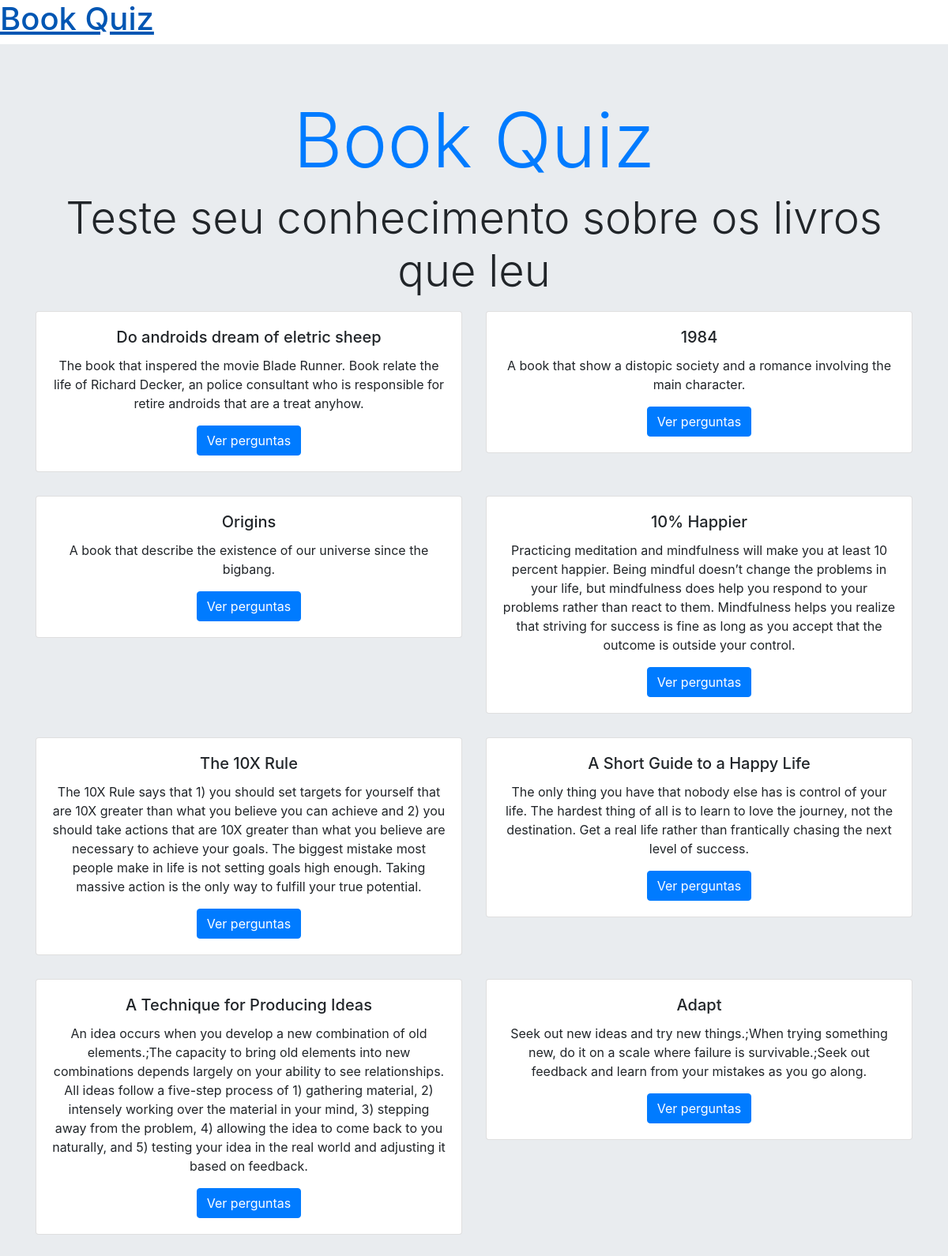
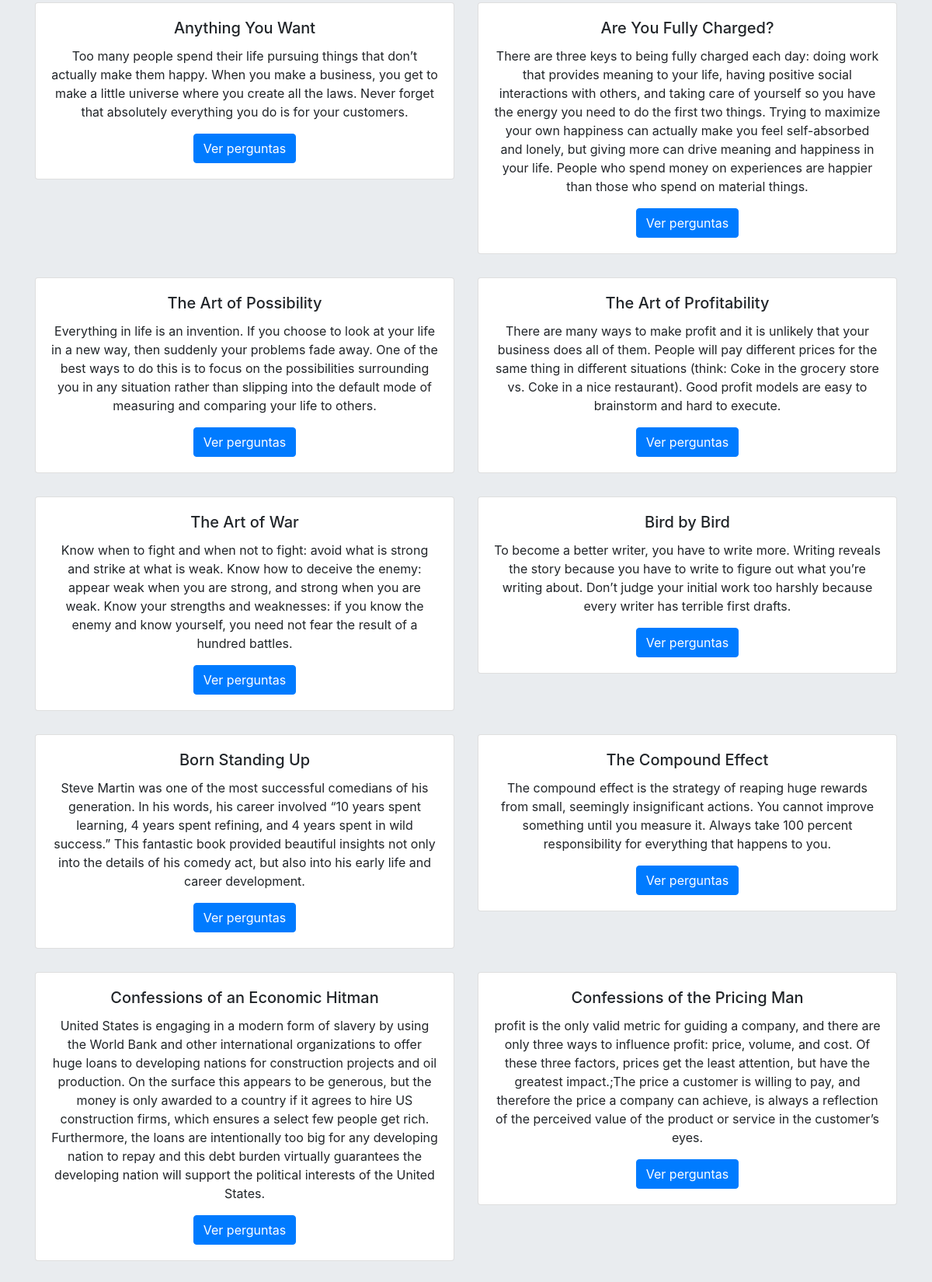
The page / (upper part) on the database its author committed (2 pictures, top to bottom).
### game/models.py (models this page shows, shortened)
class Book(models.Model):
    title = models.CharField(max_length=100)
    author = models.CharField(max_length=100)
    description = models.TextField(max_length=300)
    user = models.ForeignKey(User, on_delete=models.CASCADE)

### game/views.py (the view)
# urls.py: path('', views.index, name='index'),
def index(request):
    books = Book.objects.all()
    context = {'books': books}
    return render(request, 'game/home.html', context)

### game/templates/game/home.html
{% extends 'base.html' %}
{% block content %}
<section id="section-jumbotron" class="jumbotron jumbotron-fluid d-flex justify-content-center align-items-center">
  <div class="container text-center">
    <h1 class="display-1 text-primary">Book Quiz</h1>
    <p class="display-4 d-none d-sm-block">Teste seu conhecimento sobre os livros que leu</p>
    <div class="row">
      {% for book in books %}
      <div class="col-sm-6" style="margin-bottom:30px">
        <div class="card">
          <div class="card-body">
            <h5 class="card-title">{{ book.title }}</h5>
            <p class="card-text">{{ book.description }}</p>
            <a href="questions/{{ book.id }}" class="btn btn-primary">Ver perguntas</a>
          </div>
        </div>
      </div>
      {% endfor %}
    </div>
  </div>
</section>
{% endblock content %}

### rows shown on the page
Book: title "Do androids dream of eletric sheep", description "The book that inspered the movie Blade Runner. Book relate the life of Richard Decker, an police consultant who is responsible for retire androids that are a treat anyhow."
Book: title "1984", description "A book that show a distopic society and a romance involving the main character."
Book: title "Origins", description "A book that describe the existence of our universe since the bigbang."
Book: title "10% Happier", description "Practicing meditation and mindfulness will make you at least 10 percent happier. Being mindful doesn’t change the problems in your life, but mindfulness does help you respond to your problems rather than react to them. Mindfulness helps you realize that striving for success is fine as long as you accept that the outcome is outside your control."
Book: title "The 10X Rule", description "The 10X Rule says that 1) you should set targets for yourself that are 10X greater than what you believe you can achieve and 2) you should take actions that are 10X greater than what you believe are necessary to achieve your goals. The biggest mistake most people make in life is not setting goals high enough. Taking massive action is the only way to fulfill your true potential."
Book: title "A Short Guide to a Happy Life", description "The only thing you have that nobody else has is control of your life. The hardest thing of all is to learn to love the journey, not the destination. Get a real life rather than frantically chasing the next level of success."
Book: title "A Technique for Producing Ideas", description "An idea occurs when you develop a new combination of old elements.;The capacity to bring old elements into new combinations depends largely on your ability to see relationships. All ideas follow a five-step process of 1) gathering material, 2) intensely working over the material in your mind, 3) stepping away from the problem, 4) allowing the idea to come back to you naturally, and 5) testing your idea in the real world and adjusting it based on feedback."
Book: title "Adapt", description "Seek out new ideas and try new things.;When trying something new, do it on a scale where failure is survivable.;Seek out feedback and learn from your mistakes as you go along."
Book: title "Anything You Want", description "Too many people spend their life pursuing things that don’t actually make them happy. When you make a business, you get to make a little universe where you create all the laws. Never forget that absolutely everything you do is for your customers."
Book: title "Are You Fully Charged?", description "There are three keys to being fully charged each day: doing work that provides meaning to your life, having positive social interactions with others, and taking care of yourself so you have the energy you need to do the first two things. Trying to maximize your own happiness can actually make you feel self-absorbed and lonely, but giving more can drive meaning and happiness in your life. People who spend money on experiences are happier than those who spend on material things."
Book: title "The Art of Possibility", description "Everything in life is an invention. If you choose to look at your life in a new way, then suddenly your problems fade away. One of the best ways to do this is to focus on the possibilities surrounding you in any situation rather than slipping into the default mode of measuring and comparing your life to others."
Book: title "The Art of Profitability", description "There are many ways to make profit and it is unlikely that your business does all of them. People will pay different prices for the same thing in different situations (think: Coke in the grocery store vs. Coke in a nice restaurant). Good profit models are easy to brainstorm and hard to execute."
Book: title "The Art of War", description "Know when to fight and when not to fight: avoid what is strong and strike at what is weak. Know how to deceive the enemy: appear weak when you are strong, and strong when you are weak. Know your strengths and weaknesses: if you know the enemy and know yourself, you need not fear the result of a hundred battles."
Book: title "Bird by Bird", description "To become a better writer, you have to write more. Writing reveals the story because you have to write to figure out what you’re writing about. Don’t judge your initial work too harshly because every writer has terrible first drafts."
Book: title "Born Standing Up", description "Steve Martin was one of the most successful comedians of his generation. In his words, his career involved “10 years spent learning, 4 years spent refining, and 4 years spent in wild success.” This fantastic book provided beautiful insights not only into the details of his comedy act, but also into his early life and career development."
Book: title "The Compound Effect", description "The compound effect is the strategy of reaping huge rewards from small, seemingly insignificant actions. You cannot improve something until you measure it. Always take 100 percent responsibility for everything that happens to you."
Book: title "Confessions of an Economic Hitman", description "United States is engaging in a modern form of slavery by using the World Bank and other international organizations to offer huge loans to developing nations for construction projects and oil production. On the surface this appears to be generous, but the money is only awarded to a country if it agrees to hire US construction firms, which ensures a select few people get rich. Furthermore, the loans are intentionally too big for any developing nation to repay and this debt burden virtually guarantees the developing nation will support the political interests of the United States."
Book: title "Confessions of the Pricing Man", description "profit is the only valid metric for guiding a company, and there are only three ways to influence profit: price, volume, and cost. Of these three factors, prices get the least attention, but have the greatest impact.;The price a customer is willing to pay, and therefore the price a company can achieve, is always a reflection of the perceived value of the product or service in the customer’s eyes."
